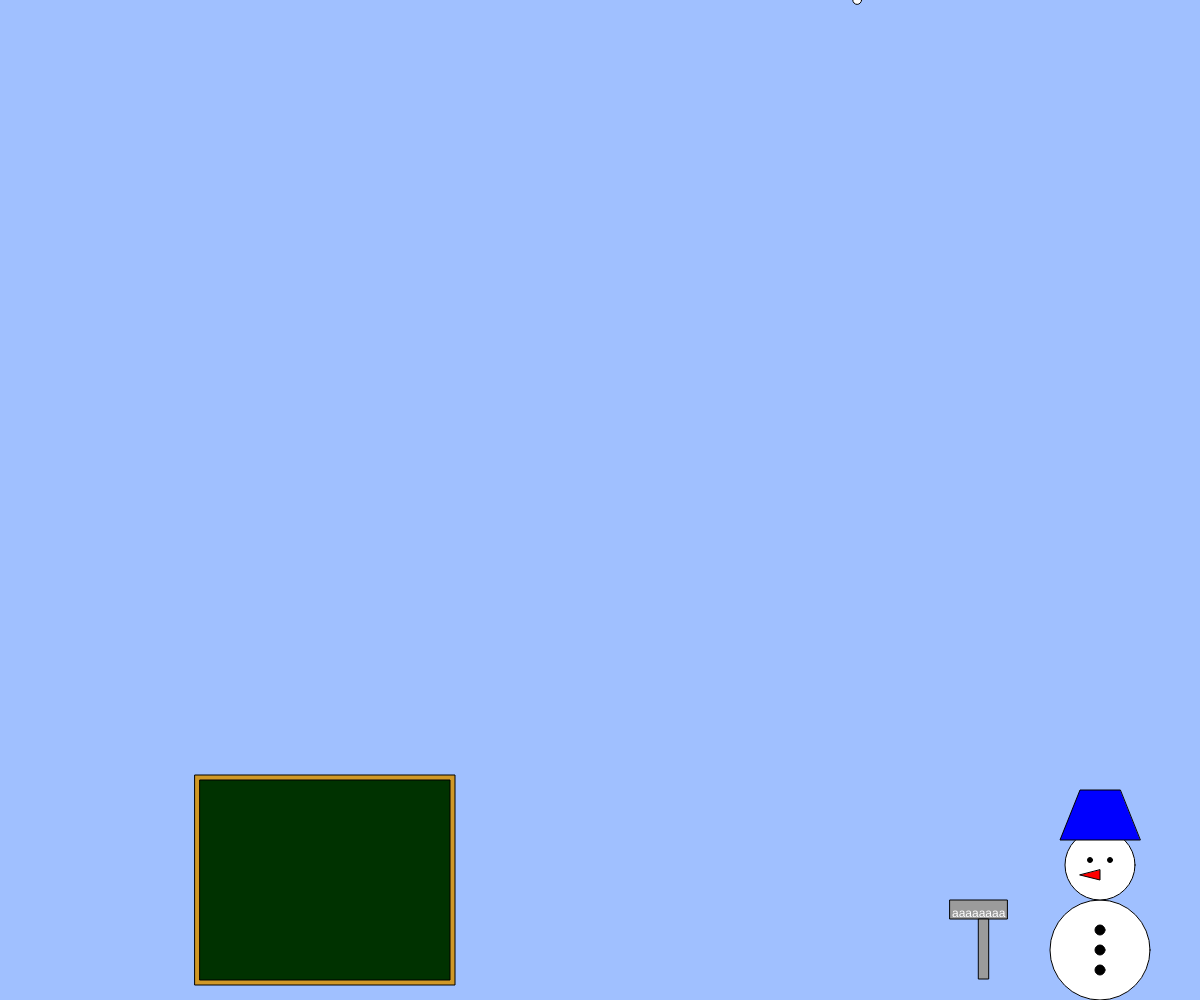
Frame 1 (no input)
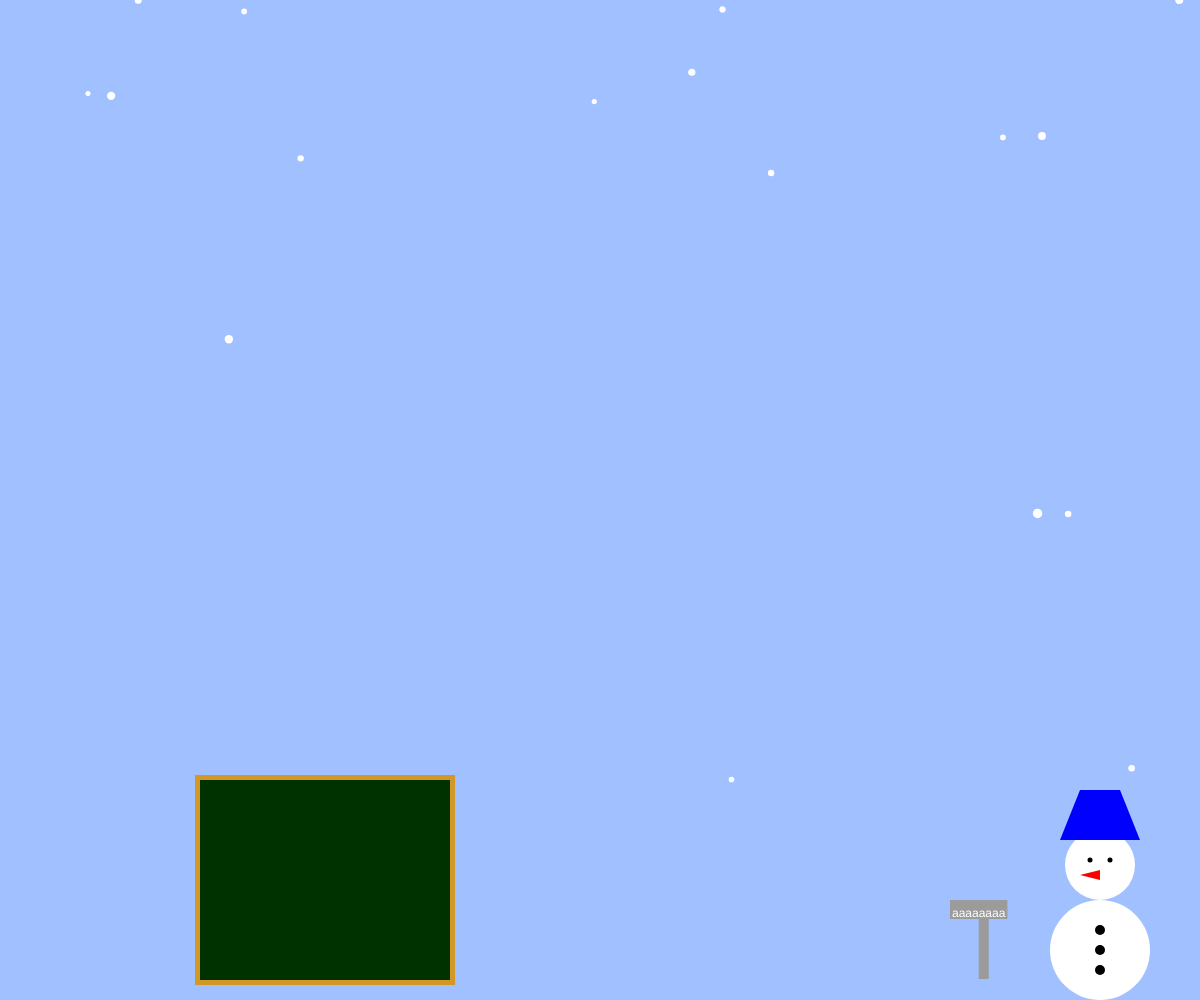
Frame 60 (no input)
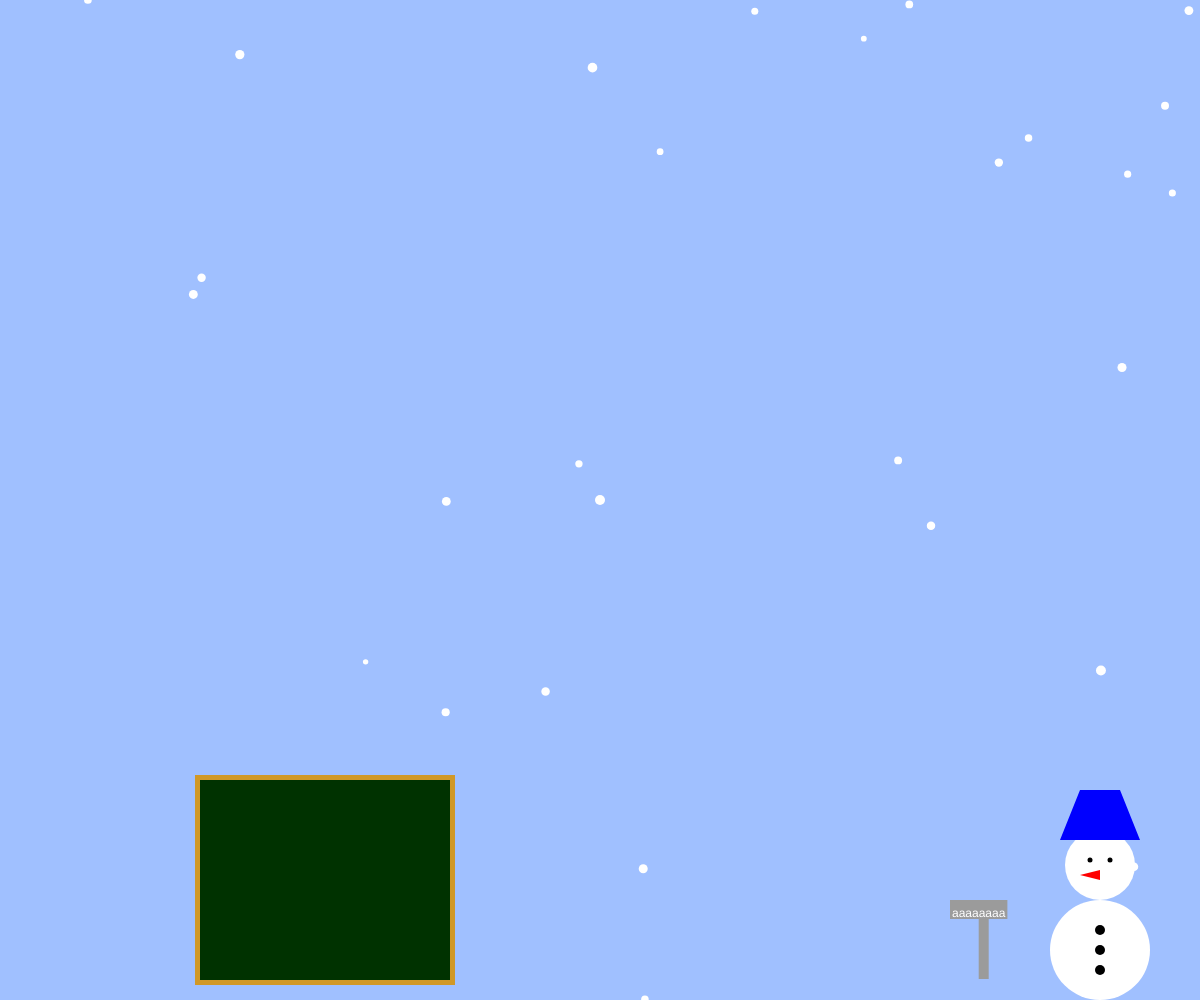
Frame 120 (the mouse pressed at the canvas centre since frame 60)

The p5.js sketch that drew these frames (run headless with seeded random() and noise() and a simulated clock; from frame 60 on, the mouse is pressed at the canvas centre):

// p5.js sketch
// ── sketch.js
// 最終課題を制作しよう
let balls;
let x,y,bx,by,d,e,f,g;

function setup(){
  createCanvas(windowWidth, windowHeight);
  balls = [];
  d=windowHeight-135;
  e=70;
  f=windowWidth-250;
  g=windowHeight-100;
}

function draw(){
  background(160, 192, 255);
  balloon("aaaaaaaa",f,g,155,155,155);
  const b = { x: random(0, width), y: random(0, 0), size:random(5, 10), vx: random(0, 10), vy: random(0, 100)};
  balls.push(b);

  for(let i = 0; i < balls.length; i++){
    let b = balls[i];

    ellipse(b.x, b.y, b.size);
 
    b.x += b.vx+sin(frameCount*0.02)*10;
    b.y += b.vy;
  }
  
  ellipse(windowWidth-100,windowHeight-50,100);//胴体
  ellipse(windowWidth-100,d,e);//顔
  
  fill (0,0,255);
  quad(windowWidth-60,d-25,windowWidth-140,d-25,windowWidth-120,d-75,windowWidth-80,d-75);//帽子
  fill(255,0,0);
  triangle(windowWidth-120,d+10,windowWidth-100,d+15,windowWidth-100,d+5);//鼻
  fill(0,0,0);
  ellipse(windowWidth-100,windowHeight-30,10);//ボタン
  ellipse(windowWidth-100,windowHeight-50,10);
  ellipse(windowWidth-100,windowHeight-70,10);
  ellipse(windowWidth-110,d-5,5);//目
  ellipse(windowWidth-90,d-5,5);
  // rect(windowWidth-250,windowHeight-160,100,50);//看板
  // rect(windowWidth-200,windowHeight-110,10,60);//持ち手
  //line(windowWidth-200,windowHeight-80,windowWidth-150,windowHeight-60);//手
  fill(209,152,38);
  rect(195,windowHeight-225,260,210);
  fill(0,50,0);
  rect(200,windowHeight-220,250,200);
  console.log(mouseIsPressed);
  fill(255,255,255);
  noStroke();
  if(mouseIsPressed){
    ellipse(mouseX, mouseY, 10);
}
}

function keyPressed(){
  if(keyIsDown(UP_ARROW)){ d -= 2.5, e += 5; }
  if(keyIsDown(DOWN_ARROW)){ d += 2.5,e -= 5; }
  if(keyIsDown(" ".charCodeAt(0))){ d=windowHeight-135,e=70; }
}

function balloon(t,f,g,cr,cg,cb){
  let w = textWidth(t);
  let h = textAscent() + textDescent();
  let p = 2;
  
  fill(cr,cg,cb); //三原色　cr=赤、cg=緑、cb=青
  rect(f, g, w + p * 2, h + p * 2); //看板//p=padding ：吹き出しと文字の間の隙間
  rect(f+(w + p * 2)/2,g+h + p * 2,10,60);//持ち手
  fill(255);
  text(t, f+p, g+h + p);
}

function windowResized(){
  resizeCanvas(windowWidth, windowHeight);
}
